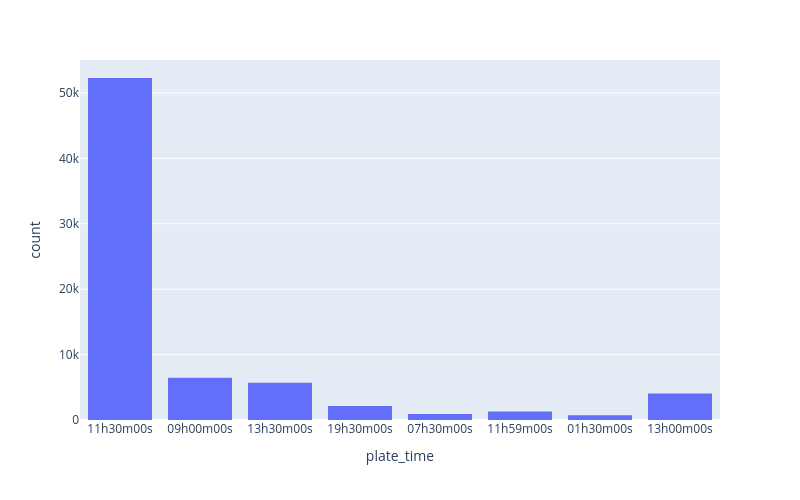

The code cell stored with this chart in its notebook:
### Code cell
plot_distribution('plate_time')

### Figure 1 — Plotly figure (JSON) as saved in the notebook; plotly's stock layout.template omitted (floating-point values rounded to 4 significant figures; data arrays with more than 128 entries replaced by an {"elided": "..."} marker saying what was removed)
{"data": [{"bingroup": "x", "hovertemplate": "plate_time=%{x}<br>count=%{y}<extra></extra>", "legendgroup": "", "marker": {"color": "#636efa", "pattern": {"shape": ""}}, "name": "", "orientation": "v", "showlegend": false, "type": "histogram", "x": {"elided": "73585 str values"}, "xaxis": "x", "yaxis": "y"}], "layout": {"barmode": "relative", "height": 500, "legend": {"tracegroupgap": 0}, "margin": {"t": 60}, "width": 800, "xaxis": {"anchor": "y", "domain": [0, 1], "title": {"text": "plate_time"}}, "yaxis": {"anchor": "x", "domain": [0, 1], "title": {"text": "count"}}}}
